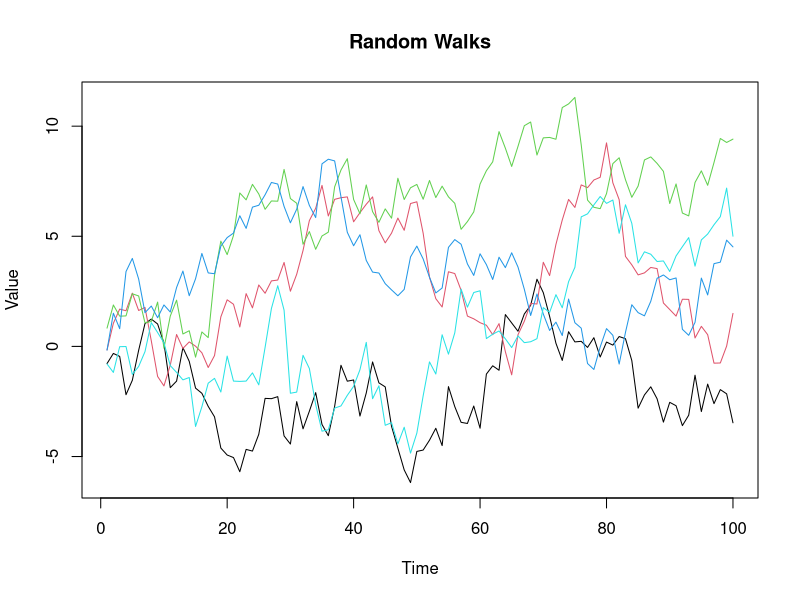

R code for this plot:
## ---- chunk 1

# Funzione per generare un singolo random walk di lunghezza L
genera_random_walk <- function(L) {
  # Vettore per memorizzare il random walk
  random_walk <- numeric(L)
  
  # Inizializza il primo elemento del random walk
  random_walk[1] <- rnorm(1)
  
  # Ciclo for per generare il random walk
  for (i in 2:L) {
    # Genera un valore casuale
    passo <- rnorm(1)
    
    # Calcola il nuovo elemento del random walk
    random_walk[i] <- random_walk[i - 1] + passo
  }
  
  # Ritorna il random walk generato
  return(random_walk)
}

# Funzione per generare N random walk, ognuno di lunghezza L e salvarli in un data frame
genera_N_random_walk <- function(N, L) {
  # Data frame per memorizzare tutti i random walk
  random_walks <- data.frame(matrix(ncol = N, nrow = L))
  
  # Ciclo for per generare N random walk
  for (j in 1:N) {
    # Genera un singolo random walk usando la funzione definita prima
    random_walks[, j] <- genera_random_walk(L)
  }
  
  # Rinomina le colonne del data frame
  colnames(random_walks) <- paste0("Walk_", 1:N)
  
  # Ritorna il data frame contenente tutti i random walk
  return(random_walks)
}

# Esempio di utilizzo della funzione
N <- 5  # Numero di random walk
L <- 100 # Lunghezza di ciascun random walk
random_walks <- genera_N_random_walk(N, L)

# Visualizza le prime righe del data frame
head(random_walks)

# Plotta i random walk utilizzando le funzioni base di R
# Plotta il primo random walk per creare il grafico iniziale
plot(1:L, random_walks[, 1], type = "l", col = 1, ylim = range(random_walks),
     xlab = "Time", ylab = "Value", main = "Random Walks")

# Aggiungi i rimanenti random walk al grafico
for (i in 2:N) {
  lines(1:L, random_walks[, i], col = i)
}

## ---- chunk 2
# Funzione per calcolare la media mobile
calcola_media_mobile <- function(vettore, finestra) {
  # Calcola la lunghezza del vettore
  n <- length(vettore)
  
  # Crea un vettore vuoto per memorizzare le medie mobili
  medie_mobili <- numeric(n - finestra + 1)
  
  # Ciclo for per calcolare la media mobile
  for (i in 1:(n - finestra + 1)) {
    # Calcola la somma degli elementi nella finestra corrente
    somma_finestra <- sum(vettore[i:(i + finestra - 1)])
    
    # Calcola la media della finestra corrente
    media_finestra <- somma_finestra / finestra
    
    # Memorizza la media calcolata nel vettore delle medie mobili
    medie_mobili[i] <- media_finestra
  }
  
  # Ritorna il vettore delle medie mobili
  return(medie_mobili)
}

# Esempio di utilizzo della funzione
vettore <- c(10, 20, 30, 40, 50, 60, 70, 80, 90, 100)
finestra <- 3
risultato <- calcola_media_mobile(vettore, finestra)

# Stampa il risultato
print(risultato)
